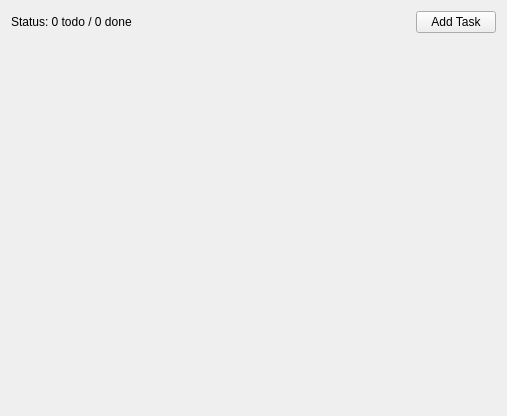
<?xml version="1.0" encoding="UTF-8"?>
<ui version="4.0">
 <class>MainWindow</class>
 <widget class="QMainWindow" name="MainWindow">
  <property name="geometry">
   <rect>
    <x>0</x>
    <y>0</y>
    <width>507</width>
    <height>416</height>
   </rect>
  </property>
  <property name="windowTitle">
   <string>Todo</string>
  </property>
  <widget class="QWidget" name="central_widget">
   <layout class="QVBoxLayout" name="verticalLayout">
    <item>
     <layout class="QHBoxLayout" name="toolbar_layout">
      <item>
       <widget class="QLabel" name="status_label">
        <property name="text">
         <string>Status: 0 todo / 0 done</string>
        </property>
       </widget>
      </item>
      <item>
       <spacer name="horizontal_spacer">
        <property name="orientation">
         <enum>Qt::Horizontal</enum>
        </property>
        <property name="sizeHint" stdset="0">
         <size>
          <width>40</width>
          <height>20</height>
         </size>
        </property>
       </spacer>
      </item>
      <item>
       <widget class="QPushButton" name="add_task_button">
        <property name="text">
         <string>Add Task</string>
        </property>
       </widget>
      </item>
     </layout>
    </item>
    <item>
     <layout class="QVBoxLayout" name="tasks_layout"/>
    </item>
    <item>
     <spacer name="verticalSpacer">
      <property name="orientation">
       <enum>Qt::Vertical</enum>
      </property>
      <property name="sizeHint" stdset="0">
       <size>
        <width>20</width>
        <height>40</height>
       </size>
      </property>
     </spacer>
    </item>
   </layout>
  </widget>
 </widget>
 <layoutdefault spacing="6" margin="11"/>
 <resources/>
 <connections/>
</ui>
